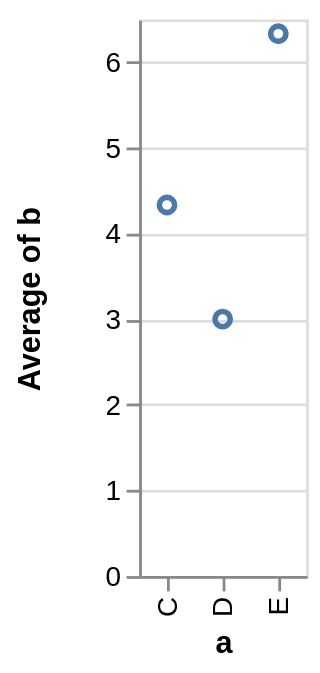

Source (Vega-Lite JSON):
### Vega specification from a JSON file in a GitHub repository (floating-point values rounded to 4 significant figures)
{"$schema": "https://vega.github.io/schema/vega/v5.json", "autosize": "pad", "padding": 5, "height": 200, "style": "cell", "data": [{"name": "source_0", "values": [{"a": "C", "b": 2}, {"a": "C", "b": 7}, {"a": "C", "b": 4}, {"a": "D", "b": 1}, {"a": "D", "b": 2}, {"a": "D", "b": 6}, {"a": "E", "b": 8}, {"a": "E", "b": 4}, {"a": "E", "b": 7}]}, {"name": "data_0", "source": "source_0", "transform": [{"type": "aggregate", "groupby": ["a"], "ops": ["average"], "fields": ["b"], "as": ["average_b"]}]}], "signals": [{"name": "x_step", "value": 20}, {"name": "width", "update": "bandspace(domain('x').length, 1, 0.5) * x_step"}], "marks": [{"name": "marks", "type": "symbol", "style": ["point"], "from": {"data": "data_0"}, "encode": {"update": {"fill": [{"test": "datum[\"average_b\"] === null || isNaN(datum[\"average_b\"])", "value": null}, {"value": "transparent"}], "stroke": [{"test": "datum[\"average_b\"] === null || isNaN(datum[\"average_b\"])", "value": null}, {"value": "#4c78a8"}], "tooltip": {"signal": "{\"a\": ''+datum[\"a\"], \"Average of b\": format(datum[\"average_b\"], \"\")}"}, "x": {"scale": "x", "field": "a"}, "y": {"scale": "y", "field": "average_b"}}}}], "scales": [{"name": "x", "type": "point", "domain": {"data": "data_0", "field": "a", "sort": true}, "range": {"step": {"signal": "x_step"}}, "padding": 0.5}, {"name": "y", "type": "linear", "domain": {"data": "data_0", "field": "average_b"}, "range": [{"signal": "height"}, 0], "nice": true, "zero": true}], "axes": [{"scale": "x", "orient": "bottom", "grid": false, "title": "a", "labelAlign": "right", "labelAngle": 270, "labelBaseline": "middle", "zindex": 1}, {"scale": "y", "orient": "left", "grid": false, "title": "Average of b", "labelOverlap": true, "tickCount": {"signal": "ceil(height/40)"}, "zindex": 1}, {"scale": "y", "orient": "left", "gridScale": "x", "grid": true, "tickCount": {"signal": "ceil(height/40)"}, "domain": false, "labels": false, "maxExtent": 0, "minExtent": 0, "ticks": false, "zindex": 0}], "config": {"axisY": {"minExtent": 30}}}
